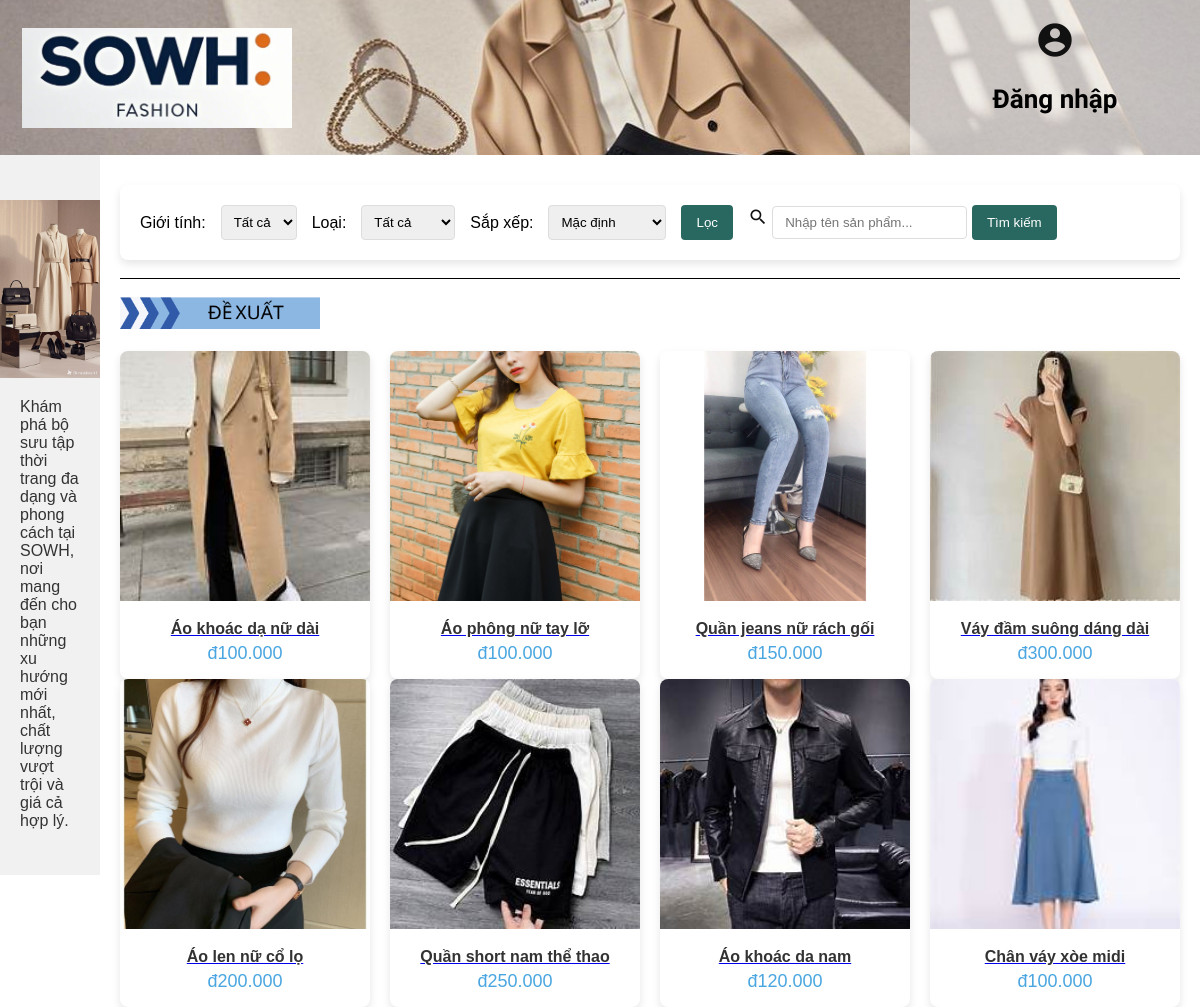
The page /trangchu.php on the database its author committed.
### tables this page shows
CREATE TABLE `sanpham` (
  `MaSP` varchar(10) NOT NULL,
  `TenSP` varchar(50) NOT NULL,
  `MoTa` varchar(1000) NOT NULL,
  `Gia` int(11) NOT NULL,
  `GioiTinh` varchar(10) NOT NULL,
  `PhanLoai` varchar(20) NOT NULL,
  `img` varchar(255) DEFAULT NULL,
  `luotmua` int(11) DEFAULT NULL,
  `S` tinyint(1) DEFAULT NULL,
  `L` tinyint(1) DEFAULT NULL,
  `XL` tinyint(1) DEFAULT NULL,
  `XXL` tinyint(1) DEFAULT NULL,
  `SLDaBan` int(11) DEFAULT NULL,
  `SLConLai` int(11) DEFAULT NULL,
  `MauSac` varchar(50) DEFAULT '',
  `Video` text DEFAULT '',
  `Anh` text DEFAULT '',
  `SoLuong` int(11) DEFAULT 0
);

### trangchu.php (the view, shortened to what this page needs)
<?php
$servername = "localhost";
$username = "root";
$password = "";
$dbname = "fss";
$conn = new mysqli($servername, $username, $password, $dbname);
$sort = isset($_POST['sort']) ? $_POST['sort'] : '';
$search = isset($_POST['search']) ? $_POST['search'] : '';
$whereClauses = [];
$whereSql = count($whereClauses) > 0 ? "WHERE " . implode(" AND ", $whereClauses) : "";
$orderSql = "";
if ($sort == 'priceAsc') {
    $orderSql = "ORDER BY Gia ASC";
} elseif ($sort == 'priceDesc') {
    $orderSql = "ORDER BY Gia DESC";
} elseif ($sort == 'sold') {
    $orderSql = "ORDER BY luotmua DESC";
} elseif ($whereSql == "") {
    $orderSql = "ORDER BY RAND()";
}
$sql = "SELECT * FROM SanPham $whereSql $orderSql LIMIT 8";
$result = $conn->query($sql);
?>
<!DOCTYPE html>
<html lang="en">
<head>
  <link rel="stylesheet" href="trangchus.css">
</head>
<body>
<header>
			<a href="trangchu.php">
				<img src="img/logo2.png" alt="Sowh Fashion Logo">
			</a>
			<?php if (isset($_SESSION['username'])): ?>
				<div class="header">
					<section>
						<a href="" class="login" style="top: 35px; left: 1300px;" ><b><?php echo htmlspecialchars($_SESSION['username']); ?></b></a>
						<a href="logout.php" class="login" style="top: 35px; right: 30px;" ><span class="material-icons"
							style="font-size: 40px; color: #111;" >logout </span></a>
					</section>
					<section>
					<a href="giohang.php" class="login" style="top: 100px; left: 1300px;">
            Giỏ hàng
        </a>
					<a href="giohang.php" class="login" style="top: 100px; right: 30px;" ><span class="material-icons"
					style="font-size: 40px; color: #111;" >shopping_cart </span></a>
					</section>
				</div>
			<?php else: ?>
				<div class="header">
					<a href="login.php" class="login"><span class="material-icons"
						style="font-size: 40px; color: #111;" >account_circle</span></a><br>
					<a href="login.php" class="login"><b>Đăng nhập</b></a>
				</div>
			<?php endif; ?>
		</header>
<div class="container">
  <div class="left">
    <img src="img/poster.png" alt="Poster" class="poster">
    <p class="description">
      Khám phá bộ sưu tập thời trang đa dạng và phong cách tại SOWH, nơi mang đến cho bạn những xu hướng mới nhất, chất lượng vượt trội và giá cả hợp lý.
    </p>
  </div>
  <div class="right">
    <div class="containerr">
        <form method="POST" id="filterForm" action="">
        <div class="filter-box">
          <label>Giới tính:</label>
          <select id="genderFilter" name="gender">
            <option value="">Tất cả</option>
          </select>
          <label>Loại:</label>
          <select id="typeFilter" name="type">
            <option value="">Tất cả</option>
          </select>
          <label>Sắp xếp:</label>
          <select id="sortFilter" name="sort">
            <option value="">Mặc định</option>
          </select>
          <button type="button" id="filterButton" onclick="applyFilters()">Lọc</button>
          <div class="search-box">
            <span class="material-icons" style="font-size: 20px; color: #111;">search</span>
            <input type="text" id="searchInput" name="search" placeholder=" Nhập tên sản phẩm..." value="<?php echo $search; ?>">
          <button type="button" id="searchButton" onclick="searchProduct()">Tìm kiếm</button>
        </div>
        </div>
        </form>
      </div>
      <br>
      <div class="thanhngang"></div>
      <br>
      <img src="img/dexuat.png" alt="Đề xuất" width="200px"><br><br>
      <div class="product-container">
        <?php
        if ($result->num_rows > 0) {
            $counter = 0;
            while($row = $result->fetch_assoc()) {
                if ($counter % 4 == 0 && $counter != 0) {
                    echo '</div><div class="product-container">';
                }
                echo '<div class="product-item">';
                echo '<img src="' . $row["img"] . '" alt="Product ' . $row["MaSP"] . '">';
                echo '<div class="product-info">';
                echo '<a href="chitietSP.php?id=' . $row["MaSP"] . '"> <p class="product-name">' . $row["TenSP"] . '</p> </a>';
                echo '<p class="product-price">đ' . number_format($row["Gia"], 0, ',', '.');
                echo '</div>';
                echo '</div>';
                $counter++;
            }
        } else {
            echo "Không có sản phẩm";
        }
        ?>
      </div>
  </div>
</div>
</body>
</html>

### trangchus.css (style rules this page uses)
* { margin: 0; padding: 0; box-sizing: border-box; }
body { margin: 0; font-family: Arial, sans-serif; }
header { height: 155px; width: 100%; display: flex; justify-content: space-between; background: url(img/header.png) no-repeat; background-position: 50% 21.4%; background-size: cover; }
header img { width: 290px; height: 120px; margin: 18px 20px 20px 12px ; padding: 10px; }
header div.header { display: flex; flex-direction: column; width: 290px; height: 100%; padding: 20px 10px ; background-color: rgba(255, 255, 255, 0.5); }
.login { margin: 0 auto; color: black; font-size: 26px; text-decoration: none; font-family: 'Paytone One', sans-serif; }
.container { display: flex; height: calc(100vh - 80px); }
.left { flex: 2; background-color: #f1f1f1; display: flex; flex-direction: column; justify-content: center; align-items: center; padding: auto; }
.right { flex: 8; padding: 20px; background-color: #ffffff; }
.poster { max-width: 100%; height: auto; object-fit: cover; }
.description { margin-top: 20px; margin-left: 20px; margin-right: 20px; font-size: 16px; text-align: left; color: #333; }
.search-box { flex: 2; width: 500px; align-items: center; gap: 10px; }
.search-box input { flex: 1; padding: 8px; border: 1px solid #ddd; border-radius: 4px; }
.filter-box { flex: 3; display: flex; align-items: center; gap: 15px; flex-wrap: wrap; }
.filter-box select, .filter-box input[type="checkbox"] { padding: 8px; border: 1px solid #ddd; border-radius: 4px; }
button { padding: 10px 15px; background-color: #286861; color: #fff; border: none; border-radius: 4px; cursor: pointer; }
.containerr { max-width: 1200px; margin-top: 10px; padding: 20px; background-color: #fff; border-radius: 8px; box-shadow: 0 4px 8px rgba(0, 0, 0, 0.1); }
.thanhngang { width: 100%; height: 1px; background-color: black; }
.product-container { display: flex; gap: 20px; }
.product-item { background-color: #fff; border-radius: 8px; box-shadow: 0 4px 8px rgba(0, 0, 0, 0.1); overflow: hidden; width: 250px; text-align: center; }
.product-item img { width: 100%; height: 250px; object-fit: cover; }
.product-info { padding: 15px; }
.product-name { font-size: 16px; font-weight: bold; color: #333; }
.product-price { font-size: 18px; color: #4aa6e0; margin-top: 5px; }

### rows shown on the page
sanpham: img+MaSP (picture), TenSP "Áo khoác dạ nữ dài", Gia "100.000"
sanpham: img+MaSP (picture), TenSP "Áo phông nữ tay lỡ", Gia "100.000"
sanpham: img+MaSP (picture), TenSP "Quần jeans nữ rách gối", Gia "150.000"
sanpham: img+MaSP (picture), TenSP "Váy đầm suông dáng dài", Gia "300.000"
sanpham: img+MaSP (picture), TenSP "Áo len nữ cổ lọ", Gia "200.000"
sanpham: img+MaSP (picture), TenSP "Quần short nam thể thao", Gia "250.000"
sanpham: img+MaSP (picture), TenSP "Áo khoác da nam", Gia "120.000"
sanpham: img+MaSP (picture), TenSP "Chân váy xòe midi", Gia "100.000"
